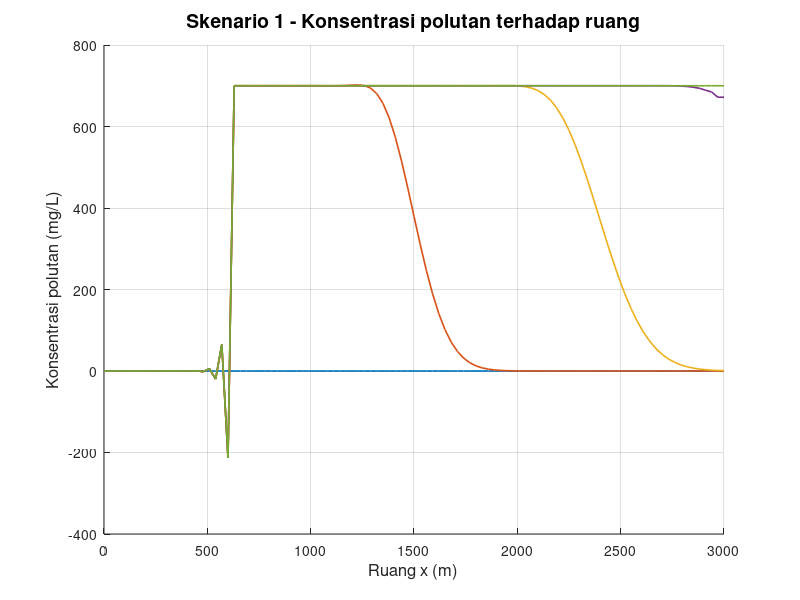

The MATLAB source for this figure: (Note: this script raises an error after producing the figure.)
clear; clc; close all;

% Feby Syarief Al A`raaf
% 26050124130087
% Oseanografi C
%
% Simulasi persamaan adveksi-difusi 1 dimensi dengan metode Crank-Nicolson
% Sumber grid polutan kontinu
% Grafik terhadap ruang

x_digit = 0;
y_digit = 8;
z_digit = 7;

C_source = 10 * z_digit;

n_plot = [0 300 600 900 1200];

L = 3000;
T = 7200;

m_kontinu = 15 + z_digit;

scenario(1).nama = 'Skenario 1';
scenario(1).dx   = 30;
scenario(1).dt   = 6;
scenario(1).u    = 0.5;
scenario(1).D    = 4.0;
scenario(1).m    = m_kontinu;

scenario(2).nama = 'Skenario 2';
scenario(2).dx   = 30;
scenario(2).dt   = 6;
scenario(2).u    = 0.1;
scenario(2).D    = 2.0;
scenario(2).m    = m_kontinu;

scenario(3).nama = 'Skenario 3';
scenario(3).dx   = 30;
scenario(3).dt   = 6;
scenario(3).u    = 0.5;
scenario(3).D    = 2.0;
scenario(3).m    = m_kontinu;

scenario(4).nama = 'Skenario 4';
scenario(4).dx   = 30;
scenario(4).dt   = 6;
scenario(4).u    = 0.1;
scenario(4).D    = 4.0;
scenario(4).m    = m_kontinu;

folder_output = 'output_Kontinu_CrankNicolson_Adveksi_Difusi_Terhadap_Ruang';
if ~exist(folder_output, 'dir')
    mkdir(folder_output);
end

for s = 1:numel(scenario)

    fprintf('\n==================================================\n');
    fprintf('Memproses %s\n', scenario(s).nama);

    dx       = scenario(s).dx;
    dt       = scenario(s).dt;
    u        = scenario(s).u;
    D        = scenario(s).D;
    m_source = scenario(s).m;

    x_space = 0:dx:L;
    t_grid  = 0:dt:T;

    Mmax = length(x_space);
    Nmax = length(t_grid) - 1;

    courant = u * dt / dx;
    alpha   = D * dt / dx^2;

    a = u * dt / (4 * dx);
    b = D * dt / (2 * dx^2);

    fprintf('dx = %.3f m, dt = %.3f s, u = %.3f m/s, D = %.3f m^2/s, m = %d\n', ...
        dx, dt, u, D, m_source);
    fprintf('Mmax = %d, Nmax = %d\n', Mmax, Nmax);
    fprintf('Courant = %.6f, alpha = %.6f\n', courant, alpha);

    if m_source < 2 || m_source > Mmax - 1
        fprintf('%s tidak dapat diproses karena titik sumber terlalu dekat dengan batas/domain tidak valid.\n', ...
            scenario(s).nama);
        continue;
    end

    if any(n_plot > Nmax)
        n_tidak_valid = n_plot(n_plot > Nmax);
        fprintf('%s: n = %s melebihi Nmax = %d, sehingga tidak digrafikkan.\n', ...
            scenario(s).nama, mat2str(n_tidak_valid), Nmax);
    end

    C_old = zeros(Mmax, 1);
    C_new = zeros(Mmax, 1);

    snapshot = NaN(length(n_plot), Mmax);

    S = zeros(Mmax, 1);
    S(m_source) = C_source / dt;

    A = zeros(Mmax, Mmax);
    B = zeros(Mmax, Mmax);

    A(1, 1) = 1;
    A(1, 2) = -1;
    A(Mmax, Mmax - 1) = -1;
    A(Mmax, Mmax) = 1;

    for i = 2:(Mmax - 1)
        A(i, i - 1) = -a - b;
        A(i, i)     = 1 + 2 * b;
        A(i, i + 1) =  a - b;

        B(i, i - 1) =  a + b;
        B(i, i)     = 1 - 2 * b;
        B(i, i + 1) = -a + b;
    end

    idx0 = find(n_plot == 0, 1);
    if ~isempty(idx0)
        snapshot(idx0, :) = C_old.';
    end

    for n = 1:Nmax

        rhs = B * C_old + dt * S;
        rhs(1) = 0;
        rhs(Mmax) = 0;

        C_new = A \ rhs;

        idx_snap = find(n_plot == n, 1);
        if ~isempty(idx_snap)
            snapshot(idx_snap, :) = C_new.';
        end

        C_old = C_new;
    end

    fig = figure('Visible', 'off', 'Position', [100 100 1400 600]);
    hold on;

    legend_text = {};

    for k = 1:length(n_plot)
        if all(isnan(snapshot(k, :)))
            continue;
        end
        plot(x_space, snapshot(k, :), 'LineWidth', 1.2);
        legend_text{end + 1} = sprintf('n = %d', n_plot(k));
    end

    grid on;
    xlabel('Ruang x (m)', 'FontSize', 12);
    ylabel('Konsentrasi polutan (mg/L)', 'FontSize', 12);
    title(sprintf('%s - Konsentrasi polutan terhadap ruang', scenario(s).nama), ...
        'FontSize', 14, 'FontWeight', 'bold');

    xlim([x_space(1), x_space(end)]);

    y_max = max(snapshot(:), [], 'omitnan');
    if isempty(y_max) || isnan(y_max) || y_max <= 0
        ylim([0 1]);
    else
        ylim([0, y_max * 1.1]);
    end

    set(gca, 'FontSize', 11);

    if ~isempty(legend_text)
        legend(legend_text, 'Location', 'northwest', ...
            'FontSize', 8, 'NumColumns', 2, 'Box', 'on');
    end

    hold off;

    nama_file = sprintf('crank_nicolson_adveksi_difusi_ruang_skenario_%d.png', s);
    saveas(fig, fullfile(folder_output, nama_file));
    close(fig);

    fprintf('%s selesai diproses.\n', scenario(s).nama);
end

fprintf('\nSemua skenario telah selesai diproses.\n');
